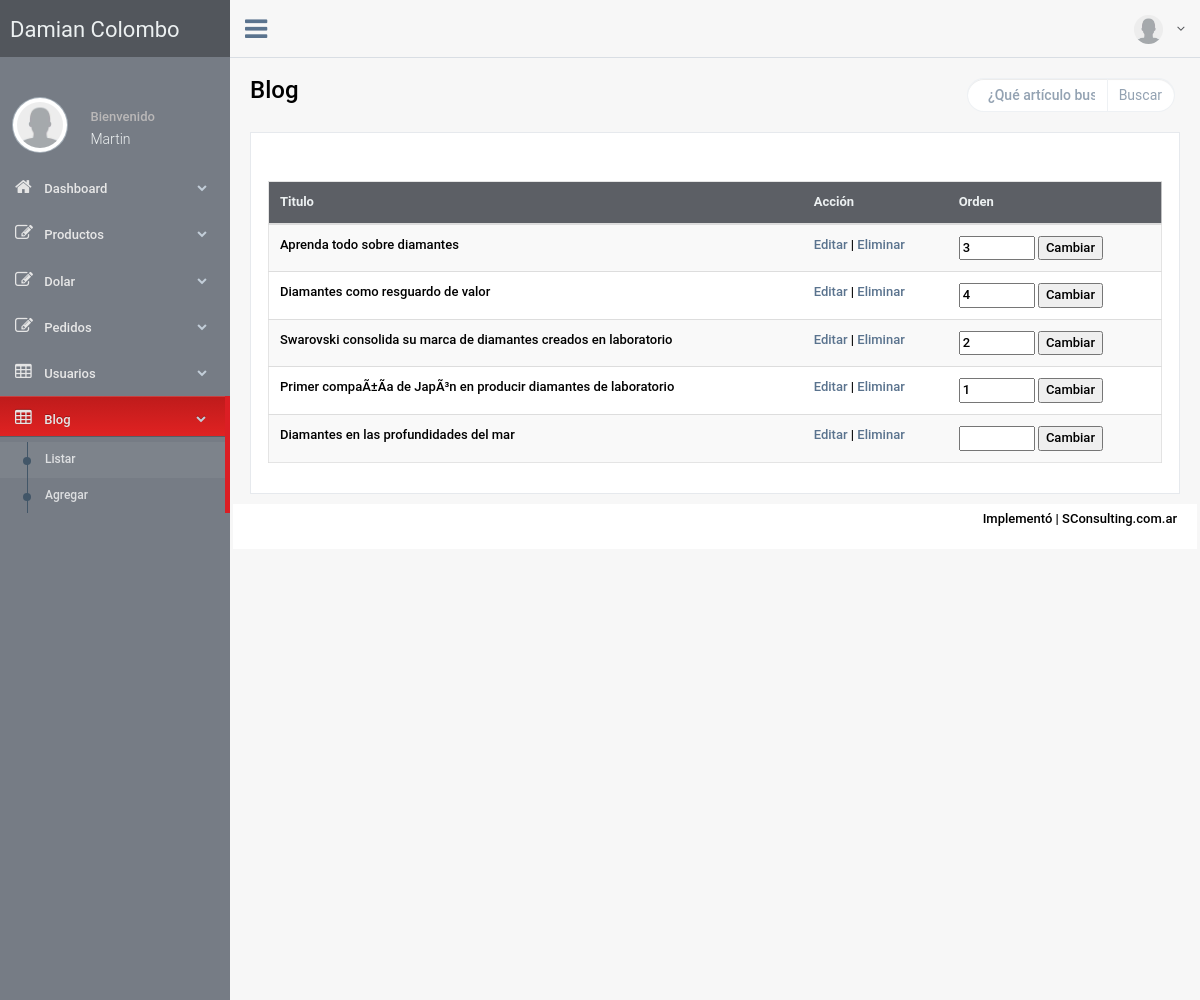
Screenshot of /DamianColombo/DamianColombo_BCK/blog-listar.php (signed in) with the database file from the repository.
### tables this page shows
CREATE TABLE `noticias` (
  `idNoticia` int(11) NOT NULL,
  `fecha` date DEFAULT NULL,
  `fechaDesde` date NOT NULL,
  `fechaHasta` date NOT NULL,
  `titulo` varchar(250) DEFAULT NULL,
  `tituloIngles` varchar(250) NOT NULL,
  `bajada` text,
  `bajadaIngles` text NOT NULL,
  `descripcion` text,
  `descripcionIngles` text NOT NULL,
  `orden` int(11) DEFAULT NULL,
  `idioma` int(11) NOT NULL,
  `estado` int(11) NOT NULL DEFAULT '1'
);

### DamianColombo/DamianColombo_BCK/blog-listar.php (the view, shortened to what this page needs)
<?php
$idNoticia = isset($_GET['idNoticia']) ? $_GET['idNoticia'] : null;
$orden = isset($_POST['orden']) ? $_POST['orden'] : null;
?>
<!DOCTYPE html>
<html lang="en">
<head>
    <link href="css/bootstrap.min.css" rel="stylesheet">
    <link href="fonts/css/font-awesome.min.css" rel="stylesheet">
    <link href="css/animate.min.css" rel="stylesheet">
    <link href="css/custom.css" rel="stylesheet">
    <link href="css/icheck/flat/green.css" rel="stylesheet">
</head>
<body class="nav-md">
    <div class="container body">
        <div class="main_container">
            <div class="col-md-3 left_col">
                <?php include ("inc-menu.php");?>
            </div>
            <div class="top_nav">
                <div class="nav_menu">
                    <nav class="" role="navigation">
                        <div class="nav toggle">
                            <a id="menu_toggle"><i class="fa fa-bars"></i></a>
                        </div>
                        <ul class="nav navbar-nav navbar-right">
                            <li class="">
                                <a href="javascript:;" class="user-profile dropdown-toggle" data-toggle="dropdown" aria-expanded="false">
                                    <img src="images/img.jpg" alt="">
                                    <span class=" fa fa-angle-down"></span>
                                </a>
                            </li>
                        </ul>
                    </nav>
                </div>
            </div>
            <div class="right_col" role="main">
                <div class="">
                    <div class="page-title">
                        <div class="title_left">
                            <h3>Blog</h3>
                        </div>
                        <div class="title_right">
                            <div class="col-md-5 col-sm-5 col-xs-12 form-group pull-right top_search">
                                <?php include ("inc-buscar-producto.php");?>
                            </div>
                        </div>
                    </div>
                    <div class="clearfix"></div>
                    <div class="row">
                        <div class="col-md-12 col-sm-12 col-xs-12">
                            <div class="x_panel" >
                                <br><br>
                       <table class='table table-striped responsive-utilities jambo_table bulk_action'>
                            <thead>
                                <tr class="headings">
                                    <th class="column-title">Titulo</th>
                                    <th class="column-title">Acción</th>
                                    <th class="column-title no-link last"><span class="nobr">Orden</span></th>
                                </tr>
                            </thead>
                            <tbody>
                            <?php
                                include ("connect.php");
                                $estado=1;
                                $sql = "SELECT idNoticia, titulo, bajada, descripcion, orden FROM noticias WHERE estado=?";
                                $stmt = $mysqli->prepare($sql);
                                if(!$stmt->bind_param('i', $estado))
                                {
                                  trigger_error('Wrong SQL: ' . $sql . ' Error: ' . $mysqli->errno . ' ' . $mysqli->error, E_USER_ERROR);
                                }
                                $stmt->execute();
                                $stmt->bind_result($idNoticia, $titulo, $bajada, $descripcion, $orden);
                                while ($stmt->fetch()){ ?>
                                    <tr class="even pointer">
                                        <td class=" "><?php echo utf8_encode($titulo); ?></td>
                                        <td class=" ">
                                            <a href="blog-editar.php?idNoticia=<?php echo $idNoticia; ?>">Editar</a> | <a href="blog-listar.php?idNoticia=<?php echo $idNoticia; ?>&flag=Eliminar" >Eliminar</a>
                                        </td>
                                        <td class=" last">
                                            <form method="post" action="blog-listar.php?idNoticia=<?php echo $idNoticia;?>&flag=1">
                                            <input type="text" name="orden" size="5" class="input" value="<?php echo $orden;?>" />
                                            <input type="submit" name="Submit" value="Cambiar" class="boton" />
                                            </form>
                                            </td>
                                    </tr>
                                 <?php }?>
                            </tbody>
                        </table>
                            </div>
                        </div>
                    </div>
                </div>
                <footer>
                    <div class="">
                        <p class="pull-right">Implementó | SConsulting.com.ar</p>
                    </div>
                    <div class="clearfix"></div>
                </footer>
            </div>
        </div>
    </div>
    <div id="custom_notifications" class="custom-notifications dsp_none">
        <div class="clearfix"></div>
    </div>
</body>
</html>

### rows the page displays
noticias: titulo "Aprenda todo sobre diamantes", orden "3"
noticias: titulo "Diamantes como resguardo de valor", orden "4"
noticias: titulo "Swarovski consolida su marca de diamantes creados en laboratorio", orden "2"
noticias: titulo "Primer compaÃ±Ã­a de JapÃ³n en producir diamantes de laboratorio", orden "1"
noticias: titulo "Diamantes en las profundidades del mar"

### other values shown
$_SESSION["nombreUsuario"] "Martin"
